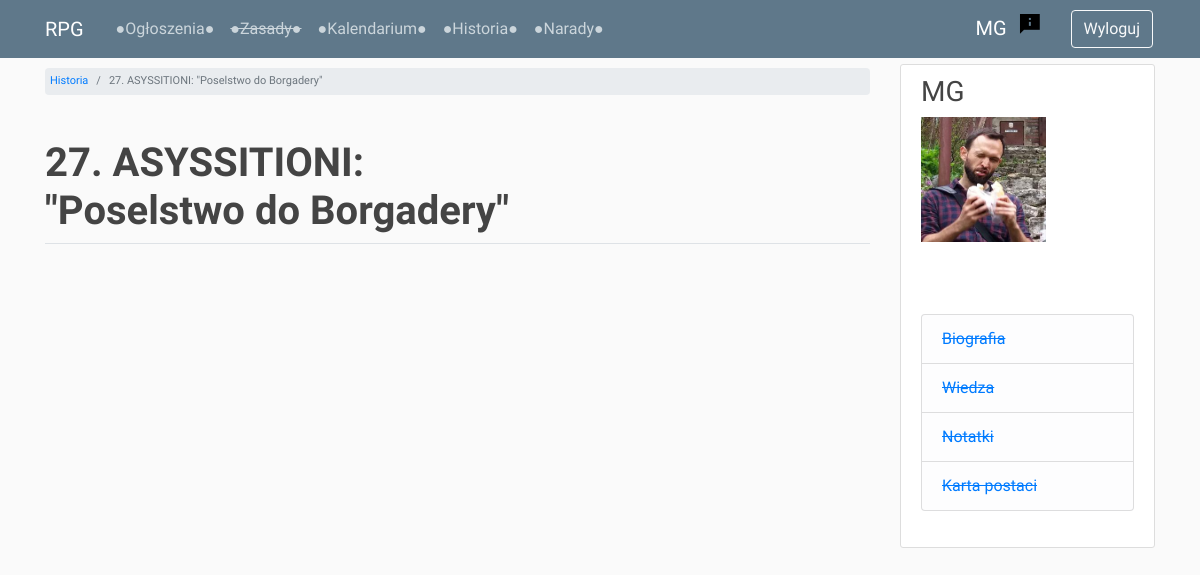
Page /timeline/chronicles_chapters/27/chapter/ (signed in) on the earlier database version.
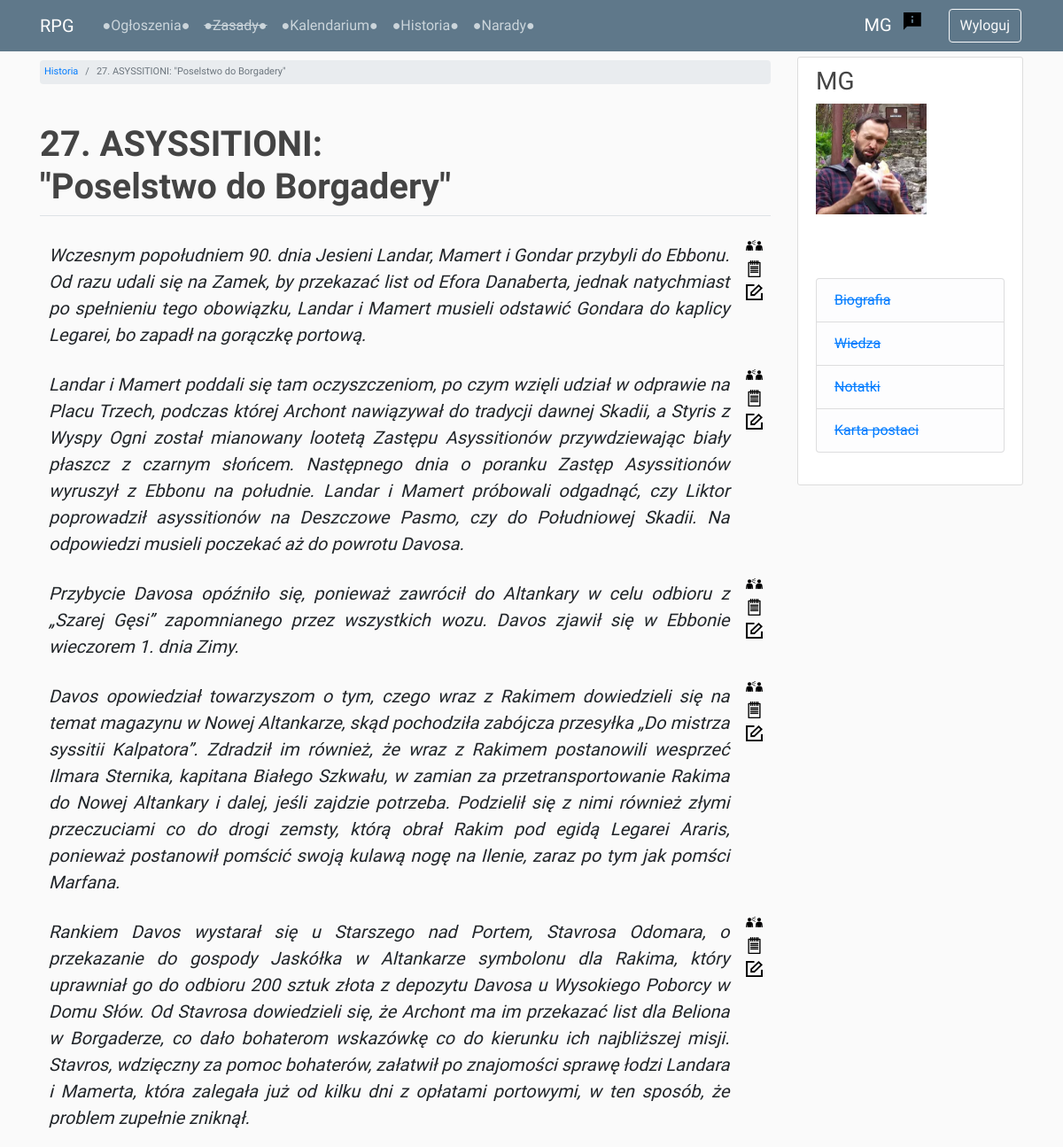
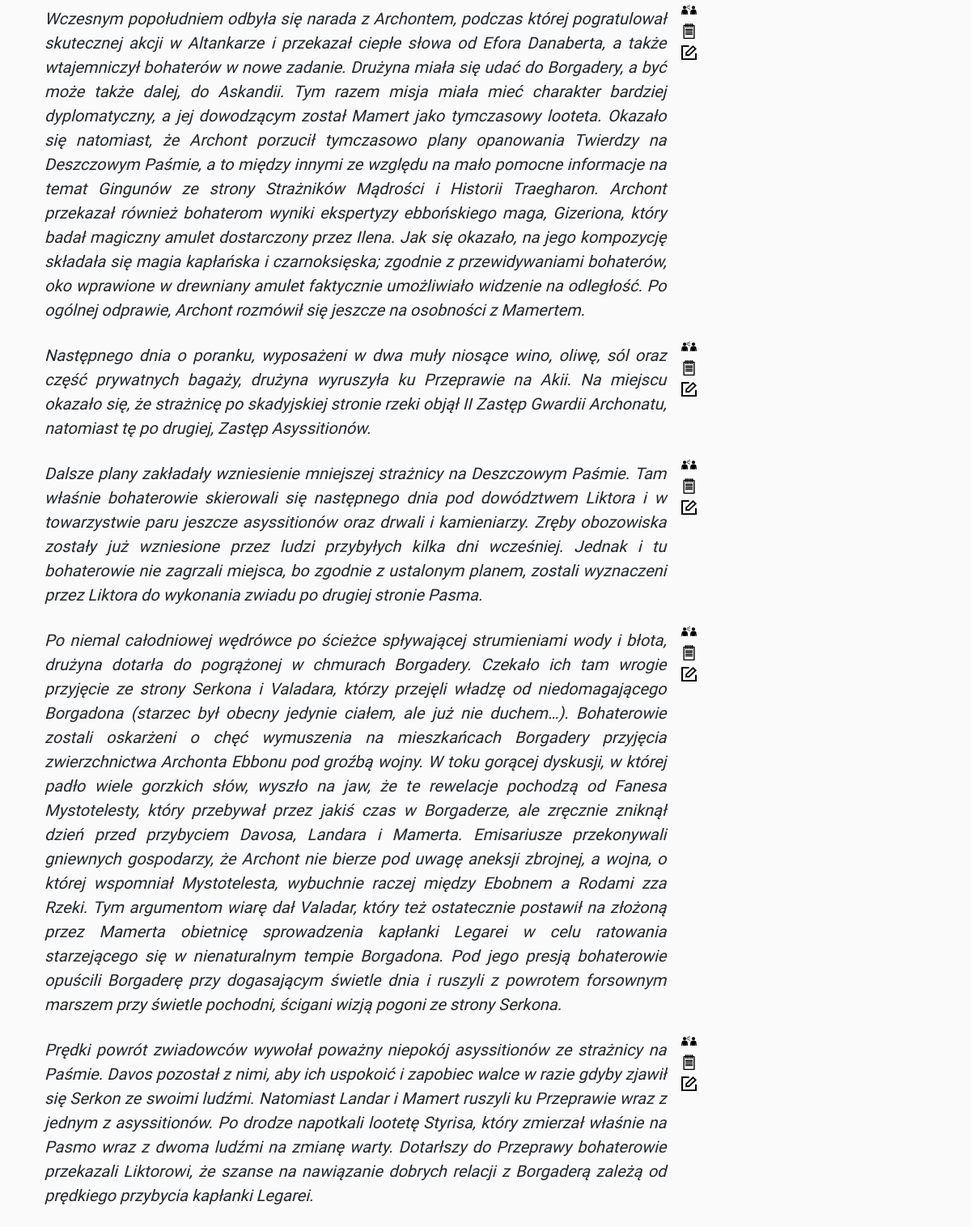
Same page on the later database version (2 pictures, top to bottom).
### users/models.py (models this page shows, shortened)
class Profile(models.Model):
    user = models.OneToOneField(User, on_delete=models.CASCADE)
    image = models.ImageField(default='profile_pics/default_profile.jpg', upload_to='profile_pics')
    character_name = models.CharField(max_length=50, default='')
    character_status = models.CharField(max_length=20, choices=STATUS, default='npc')
    class Meta:
        ordering = ['character_status', 'character_name']

### timeline/models.py (models this page shows, shortened)
class DescribedEvent(models.Model):
    game_no = models.ForeignKey(GameSession, related_name='described_events', blank=True, null=True, on_delete=models.CASCADE)
    event_no_in_game = models.PositiveSmallIntegerField(validators=[MinValueValidator(1)])
    description = models.TextField(max_length=4000)
    participants = models.ManyToManyField(Profile,
                                          related_name='described_events_participated',
                                          limit_choices_to=
                                          Q(character_status='active_player') |
                                          Q(character_status='inactive_player') |
                                          Q(character_status='dead_player'),
                                          blank=True)
    informed = models.ManyToManyField(Profile,
                                      related_name='described_events_informed',
                                      limit_choices_to=
                                      Q(character_status='active_player') |
                                      Q(character_status='inactive_player') |
                                      Q(character_status='dead_player'),
                                      blank=True)
    class Meta:
        ordering = ['game_no', 'event_no_in_game']

### timeline/views.py (the view)
# urls.py: path('chronicles_chapters/<int:game_no>/chapter/', chronicles_one_chapter_view, name='chronicles_one_chapter'),
@login_required
def chronicles_one_chapter_view(request, game_no):
    obj = get_object_or_404(GameSession, game_no=game_no)
    context = {
        'page_title': f'{obj.game_no}. {obj.title.split(": ", 1)[0]}:\n"{obj.title.split(": ", 1)[1]}"',
        'game': obj
    }
    return render(request, 'timeline/chronicles_one_chapter.html', context)

### forum/templatetags/custom_filters.py (called while the page is built)
@register.filter
def get_first_word(text):
    return text.split(' ', 1)[0]

### timeline/templates/timeline/chronicles_one_chapter.html (shortened to what this page needs)
{% extends 'base.html' %}
{% load custom_filters %}
{% load static %}
{% block breadcrumb %}
    <li class="breadcrumb-item"><a href="{% url 'chronicles_chapters' %}">Historia</a></li>
    <li class="breadcrumb-item active">{{ page_title }}</li>
{% endblock breadcrumb %}
{% block content %}
    <br>
    <table class="chronicles" id="chronicles" data-search="true" data-toggle="table">
        <colgroup>
            <col class="description">
            <col class="actions">
        </colgroup>
        <tbody>
            {% for event in game.described_events.all %}
                {% if event in request.user.profile.described_events_participated.all or event in request.user.profile.described_events_informed.all or request.user.profile.character_status == 'gm' %}
                    <tr>
                        <td class="chronicle-event">
                            <p>
                                {{ event.description|linebreaksbr }}
                            </p>
                        </td>
                        <td class="align-top">
                            <h6><a href="{% url 'described_event_add_informed' event.id %}"><img src="{% static 'img/inform.png' %}" class="small-img"></a></h6>
                            <h6><a href="{% url 'described_event_note' event.id %}"><img src="{% static 'img/note.png' %}" class="small-img"></a></h6>
                            {% if request.user.profile.character_status == 'gm' %}
                                <h6><a href="{% url 'edit_described_event' event.id %}"><img src="{% static 'img/edit.png' %}" class="small-img"></a></h6>
                            {% endif %}
                        </td>
                    </tr>
                {% endif %}
            {% endfor %}
        </tbody>
    </table>
    <br>
{% endblock content %}

### templates/base.html (shortened to what this page needs)
{% load static %}
<!DOCTYPE html>
<html lang="pl">
<head>
    <link rel="stylesheet" href="https://stackpath.bootstrapcdn.com/bootstrap/4.3.1/css/bootstrap.min.css">
    <link rel="stylesheet" href="https://unpkg.com/bootstrap-table@1.15.3/dist/bootstrap-table.min.css">
    <link rel="stylesheet" href="{% static 'css/main.css' %}">
</head>
<body>
    {% include 'navbar.html' %}
    <main role="main" class="container">
        <div class="row">
            <div class="col-md-9">
                    <div class="breadcrumbs">
                        <small>
                        <ol class="breadcrumb my-1">
                            {% block breadcrumb %}
                            {% endblock breadcrumb %}
                        </ol>
                        </small>
                    </div><br>
                    <div class="border-bottom pt-3 page-title">
                        <h1><strong>{{ page_title|linebreaksbr }}</strong></h1>
                    </div>
                    {% block content %}
                    {% endblock content %}<br><br><br><br>
            </div>
            {% include 'sidebar.html' %}
        </div>
    </main>
</body>
</html>

### templates/navbar.html
{% load custom_filters %}
{% load static %}
<header class="site-header">
    <nav class="navbar navbar-expand-md navbar-dark bg-steel fixed-top">
        <div class="container">
            <small class="navbar-brand mr-4">RPG</small>
            <div class="collapse navbar-collapse" id="navbarToggle">
            <div class="navbar-nav mr-auto">
                <a class="nav-item nav-link" href="{% url 'news-list' %}">●Ogłoszenia●</a>
                <a class="nav-item nav-link" href="#"><strike>●Zasady●</strike></a>
                <a class="nav-item nav-link" href="{% url 'timeline' %}">●Kalendarium●</a>
                <a class="nav-item nav-link" href="{% url 'chronicles_chapters' %}">●Historia●</a>
                <a class="nav-item nav-link" href="{% url 'forum' %}">●Narady●</a>
            </div>
            <div class="navbar-nav">
                {% if user.is_authenticated %}
                    {% if user.profile.character_name != '' %}
                        <a class="navbar-brand mr-2" href="/users/profile">{{ user.profile.character_name|get_first_word }}</a>
                        <a href="{% url 'report' %}"><img src="{% static 'img/report.png' %}" class="report-img mr-4"></a>
                    {% else %}
                        <a class="navbar-brand mr-2" href="/users/profile">Uzupełnij profil</a>
                    {% endif %}
                    <a class="btn btn-outline-light btn-space" href="{% url 'logout' %}">Wyloguj</a>
                {% else %}
                    <a class="btn btn-outline-light btn-space" href="{% url 'register' %}">Nowa postać</a>
                {% endif %}
            </div>
          </div>
        </div>
    </nav>
</header>

### templates/sidebar.html
{% if user.is_authenticated %}
<div class="col-md-3">
    <div class="content-section">
        <h3>{{ user.profile.character_name }}</h3>
        <img class="account-img" src="{{ user.profile.image.url }}">
        <p class='text-muted'>
        <br>
        <ul class="list-group">
            <li class="list-group-item list-group-item-light"><a href="#"><strike>Biografia</strike></a></li>
            <li class="list-group-item list-group-item-light"><a href="#"><strike>Wiedza</strike></a></li>
            <li class="list-group-item list-group-item-light"><a href="#"><strike>Notatki</strike></a></li>
            <li class="list-group-item list-group-item-light"><a href="#"><strike>Karta postaci</strike></a></li>
        </ul>
        </p>
    </div>
</div>
{% endif %}

### static/css/main.css (style rules this page uses)
body { background: #fafafa; margin-top: 4rem; }
h1, h2, h3, h4, h5, h6 { color: #444444; }
.bg-steel { background-color: #5f788a; }
.site-header .navbar-nav .nav-link { color: #cbd5db; }
.content-section { background: #ffffff; padding: 10px 20px; border: 1px solid #dddddd; border-radius: 3px; margin-bottom: 20px; }
.account-img { height: 125px; width: 125px; margin-right: 20px; margin-bottom: 16px; }
* { font-family: 'IM Fell Great Primer', serif; }
.breadcrumbs small { color: #888; white-space: nowrap; font-size: 11px; }
.btn-space { margin: 2px; }
.my-1 { padding: 5px; }
.posts-and-news td, p { font-size: 20px; font-style: italic; vertical-align: top; padding: 5px; text-align: justify; }
.report-img { display: block; height: auto; margin-left: auto; margin-right: auto; padding: 3px; text-align: center; }
small { color: #888; }
.chronicles .description { width: %; }
.chronicles .actions { width: %; }
.small-img { display: block; height: auto; margin-left: auto; margin-right: auto; text-align: center; }
.chronicles .small-img { width: 70%; padding: 0px 0px 0px 0px; }
.chronicles td { margin: 0px; padding: 0px 5px; }
#chronicles td { border-style: none; font-size: 2px; }
td img { display: block; }

Differences in the rows shown:
added DescribedEvent: description "Wczesnym popołudniem 90. dnia Jesieni Landar, Mamert i Gondar przybyli do Ebbonu. Od razu udali się na Zamek, by przekazać list od Efora Danaberta, jednak natychmiast po spełnieniu tego obowiązku, Landar i Mamert musieli odstawić Gondara do kaplicy Legarei, bo zapadł na gorączkę portową."
added DescribedEvent: description "Landar i Mamert poddali się tam oczyszczeniom, po czym wzięli udział w odprawie na Placu Trzech, podczas której Archont nawiązywał do tradycji dawnej Skadii, a Styris z Wyspy Ogni został mianowany lootetą Zastępu Asyssitionów przywdziewając biały płaszcz z czarnym słońcem. Następnego dnia o poranku Zastęp Asyssitionów wyruszył z Ebbonu na południe. Landar i Mamert próbowali odgadnąć, czy Liktor poprowadził asyssitionów na Deszczowe Pasmo, czy do Południowej Skadii. Na odpowiedzi musieli poczekać aż do powrotu Davosa."
added DescribedEvent: description "Przybycie Davosa opóźniło się, ponieważ zawrócił do Altankary w celu odbioru z „Szarej Gęsi” zapomnianego przez wszystkich wozu. Davos zjawił się w Ebbonie wieczorem 1. dnia Zimy."
added DescribedEvent: description "Davos opowiedział towarzyszom o tym, czego wraz z Rakimem dowiedzieli się na temat magazynu w Nowej Altankarze, skąd pochodziła zabójcza przesyłka „Do mistrza syssitii Kalpatora”. Zdradził im również, że wraz z Rakimem postanowili wesprzeć Ilmara Sternika, kapitana Białego Szkwału, w zamian za przetransportowanie Rakima do Nowej Altankary i dalej, jeśli zajdzie potrzeba. Podzielił się z nimi również złymi przeczuciami co do drogi zemsty, którą obrał Rakim pod egidą Legarei Araris, ponieważ postanowił pomścić swoją kulawą nogę na Ilenie, zaraz po tym jak pomści Marfana."
added DescribedEvent: description "Rankiem Davos wystarał się u Starszego nad Portem, Stavrosa Odomara, o przekazanie do gospody Jaskółka w Altankarze symbolonu dla Rakima, który uprawniał go do odbioru 200 sztuk złota z depozytu Davosa u Wysokiego Poborcy w Domu Słów. Od Stavrosa dowiedzieli się, że Archont ma im przekazać list dla Beliona w Borgaderze, co dało bohaterom wskazówkę co do kierunku ich najbliższej misji. Stavros, wdzięczny za pomoc bohaterów, załatwił po znajomości sprawę łodzi Landara i Mamerta, która zalegała już od kilku dni z opłatami portowymi, w ten sposób, że problem zupełnie zniknął."
added DescribedEvent: description "Wczesnym popołudniem odbyła się narada z Archontem, podczas której pogratulował skutecznej akcji w Altankarze i przekazał ciepłe słowa od Efora Danaberta, a także wtajemniczył bohaterów w nowe zadanie. Drużyna miała się udać do Borgadery, a być może także dalej, do Askandii. Tym razem misja miała mieć charakter bardziej dyplomatyczny, a jej dowodzącym został Mamert jako tymczasowy looteta. Okazało się natomiast, że Archont porzucił tymczasowo plany opanowania Twierdzy na Deszczowym Paśmie, a to między innymi ze względu na mało pomocne informacje na temat Gingunów ze strony Strażników Mądrości i Historii Traegharon. Archont przekazał również bohaterom wyniki ekspertyzy ebbońskiego maga,…"
added DescribedEvent: description "Następnego dnia o poranku, wyposażeni w dwa muły niosące wino, oliwę, sól oraz część prywatnych bagaży, drużyna wyruszyła ku Przeprawie na Akii. Na miejscu okazało się, że strażnicę po skadyjskiej stronie rzeki objął II Zastęp Gwardii Archonatu, natomiast tę po drugiej, Zastęp Asyssitionów."
added DescribedEvent: description "Dalsze plany zakładały wzniesienie mniejszej strażnicy na Deszczowym Paśmie. Tam właśnie bohaterowie skierowali się następnego dnia pod dowództwem Liktora i w towarzystwie paru jeszcze asyssitionów oraz drwali i kamieniarzy. Zręby obozowiska zostały już wzniesione przez ludzi przybyłych kilka dni wcześniej. Jednak i tu bohaterowie nie zagrzali miejsca, bo zgodnie z ustalonym planem, zostali wyznaczeni przez Liktora do wykonania zwiadu po drugiej stronie Pasma."
added DescribedEvent: description "Po niemal całodniowej wędrówce po ścieżce spływającej strumieniami wody i błota, drużyna dotarła do pogrążonej w chmurach Borgadery. Czekało ich tam wrogie przyjęcie ze strony Serkona i Valadara, którzy przejęli władzę od niedomagającego Borgadona (starzec był obecny jedynie ciałem, ale już nie duchem…). Bohaterowie zostali oskarżeni o chęć wymuszenia na mieszkańcach Borgadery przyjęcia zwierzchnictwa Archonta Ebbonu pod groźbą wojny. W toku gorącej dyskusji, w której padło wiele gorzkich słów, wyszło na jaw, że te rewelacje pochodzą od Fanesa Mystotelesty, który przebywał przez jakiś czas w Borgaderze, ale zręcznie zniknął dzień przed przybyciem Davosa, Landara i Mamerta. Emisariusze…"
added DescribedEvent: description "Prędki powrót zwiadowców wywołał poważny niepokój asyssitionów ze strażnicy na Paśmie. Davos pozostał z nimi, aby ich uspokoić i zapobiec walce w razie gdyby zjawił się Serkon ze swoimi ludźmi. Natomiast Landar i Mamert ruszyli ku Przeprawie wraz z jednym z asyssitionów. Po drodze napotkali lootetę Styrisa, który zmierzał właśnie na Pasmo wraz z dwoma ludźmi na zmianę warty. Dotarłszy do Przeprawy bohaterowie przekazali Liktorowi, że szanse na nawiązanie dobrych relacji z Borgaderą zależą od prędkiego przybycia kapłanki Legarei."
